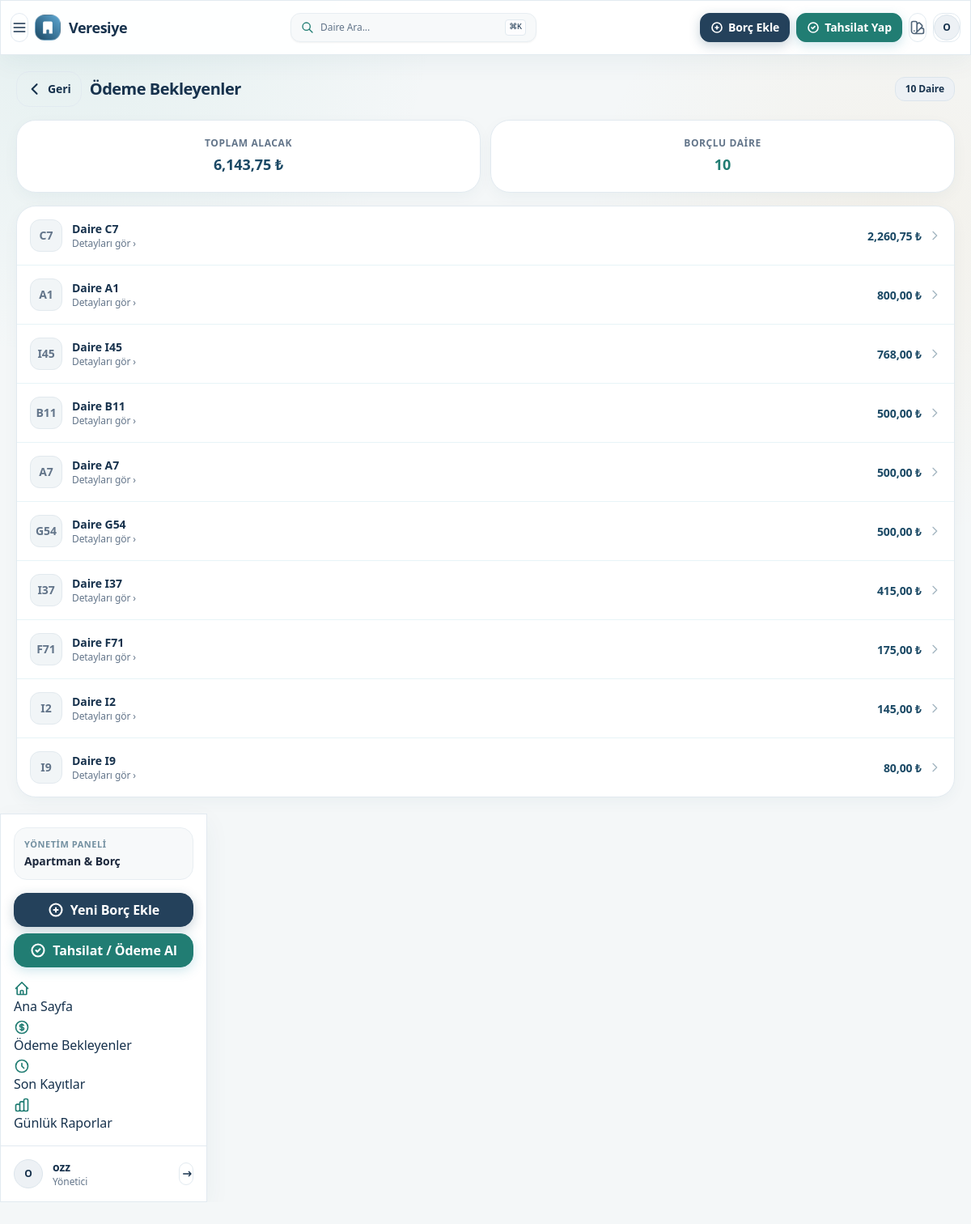
The page /payment_waiting/ (signed in) on the database its author committed.
### main/models.py (models this page shows, shortened)
class Apartment(models.Model):
    number = models.CharField(max_length=3)
    name = models.CharField(max_length=100, blank=True, null=True)
    phone = models.CharField(max_length=20, blank=True, null=True)

### main/views.py (the view)
# urls.py: path('payment_waiting/', views.payment_waiting, name='payment_waiting'),
@login_required
def payment_waiting(request):
    apartments = Apartment.objects.annotate(
        calc_balance=Coalesce(
            Sum('transactions__amount', filter=Q(transactions__is_debt=True, transactions__active=True)),
            Value(0, output_field=DecimalField())
        ) - Coalesce(
            Sum('transactions__amount', filter=Q(transactions__is_debt=False, transactions__active=True)),
            Value(0, output_field=DecimalField())
        )
    ).filter(calc_balance__gt=0).order_by('-calc_balance')
    total_debt = apartments.aggregate(total_debt=Coalesce(Sum('calc_balance'), Value(0, output_field=DecimalField())))['total_debt']
    total_count = apartments.count()
    context = {
        'apartments': apartments,
        'total_debt': total_debt,
        'total_count': total_count,
    }
    return render(request, 'payment_waiting.html', context)

### main/templates/payment_waiting.html (shortened to what this page needs)
{% extends 'base.html' %}
{% load humanize %}
{% block content %}
<div class="ui-max-w-7xl ui-mx-auto ui-space-y-4 ui-sm-space-y-6">
    <div class="ui-flex ui-items-center ui-justify-between ui-gap-3">
        <div class="ui-flex ui-items-center ui-gap-2-5">
            <button onclick="window.history.length > 1 ? window.history.back() : window.location.href='/'"
                    class="btn btn-ghost btn-sm ui-sm-btn-md ui-gap-1-5 ui-px-3 ui-rounded-2xl app-touch-active ui-text-1b4965">
                <svg xmlns="http://www.w3.org/2000/svg" class="ui-h-5 ui-w-5" fill="none" viewBox="0 0 24 24" stroke="currentColor">
                    <path stroke-linecap="round" stroke-linejoin="round" stroke-width="2.5" d="M15 19l-7-7 7-7" />
                </svg>
                <span class="ui-font-bold ui-text-sm">Geri</span>
            </button>
            <h1 class="ui-text-xl ui-sm-text-2xl ui-font-black ui-tracking-tight ui-text-1b4965">Ödeme Bekleyenler</h1>
        </div>
        <div class="badge badge-debt ui-font-black ui-px-3 ui-py-1-5 ui-rounded-xl">
            {{ total_count }} Daire
        </div>
    </div>
    <div class="ui-grid ui-grid-cols-2 ui-gap-3">
        <div class="glass-card ui-rounded-3xl ui-border ui-border-62b6cb-20 ui-shadow-xs">
            <div class="card-body ui-p-3-5 ui-sm-p-5 ui-text-center">
                <div class="ui-text-xs ui-uppercase ui-font-bold ui-text-1b4965-70 ui-tracking-wider">Toplam Alacak</div>
                <div class="ui-text-lg ui-sm-text-2xl ui-md-text-3xl ui-font-black text-debt ui-mt-1">
                    {{ total_debt|floatformat:2|intcomma }} ₺
                </div>
            </div>
        </div>
        <div class="glass-card ui-rounded-3xl ui-border ui-border-62b6cb-20 ui-shadow-xs">
            <div class="card-body ui-p-3-5 ui-sm-p-5 ui-text-center">
                <div class="ui-text-xs ui-uppercase ui-font-bold ui-text-1b4965-70 ui-tracking-wider">Borçlu Daire</div>
                <div class="ui-text-lg ui-sm-text-2xl ui-md-text-3xl ui-font-black ui-text-2d7587 ui-mt-1">
                    {{ total_count }}
                </div>
            </div>
        </div>
    </div>
    <div class="glass-card ui-rounded-3xl ui-border ui-border-62b6cb-20 ui-shadow-xs ui-overflow-hidden">
        <div class="card-body ui-p-0">
            <div class="ui-divide-y ui-divide-62b6cb-15">
                {% for account in apartments %}
                <div class="ui-flex ui-items-center ui-justify-between ui-p-3-5 ui-sm-p-4 ui-hover-bg-white-70 ui-active-bg-white-90 ui-cursor-pointer ui-transition-colors app-touch-active"
                     onclick="window.location.href='{% url 'main:apartment_detail' account.number %}';">
                    <div class="ui-flex ui-items-center ui-gap-3">
                        <div class="ui-w-10 ui-h-10 ui-rounded-xl badge-sky ui-text-1b4965 ui-flex ui-items-center ui-justify-center ui-font-black ui-text-sm">
                            {{ account.number }}
                        </div>
                        <div>
                            <div class="ui-font-bold ui-text-sm ui-sm-text-base ui-text-1b4965">Daire {{ account.number }}</div>
                            <div class="ui-text-xs ui-text-1b4965-60">Detayları gör &rsaquo;</div>
                        </div>
                    </div>
                    <div class="ui-flex ui-items-center ui-gap-2">
                        <div class="ui-text-right">
                            <span class="ui-text-sm ui-sm-text-base ui-font-black text-debt">
                                {{ account.calc_balance|floatformat:2|intcomma }} ₺
                            </span>
                        </div>
                        <svg xmlns="http://www.w3.org/2000/svg" class="ui-h-4 ui-w-4 ui-text-1b4965-40" fill="none" viewBox="0 0 24 24" stroke="currentColor">
                            <path stroke-linecap="round" stroke-linejoin="round" stroke-width="2" d="M9 5l7 7-7 7" />
                        </svg>
                    </div>
                </div>
                {% empty %}
                <div class="ui-p-8 ui-text-center ui-text-1b4965-60">
                    <p class="ui-font-medium ui-text-sm">Ödeme bekleyen daire bulunmamaktadır.</p>
                </div>
                {% endfor %}
            </div>
        </div>
    </div>
</div>
{% endblock %}

### main/templates/base.html (shortened to what this page needs)
{% load static %}
<!DOCTYPE html>
<html lang="tr" class="ui-overflow-x-hidden" data-theme="light">
<head>
  <link rel="stylesheet" href="{% static 'css/output.css' %}" />
</head>
<body class="ui-w-full ui-min-h-screen app-bg-light ui-text-slate-800 ui-overflow-x-hidden ui-select-none ui-pb-24 ui-md-pb-6 ui-relative" hx-boost="true">
  <div id="toast-container" class="toast toast-top toast-end ui-z-50 ui-pointer-events-none ui-p-3 ui-sm-p-4"></div>
  <div class="ui-min-h-screen ui-overflow-x-hidden ui-w-full ui-flex ui-flex-col">
    <header class="ui-sticky ui-top-0 ui-z-30 navbar glass-panel ui-w-full ui-max-w-full ui-px-3 ui-md-px-5 pt-safe ui-transition-all ui-border-b ui-border-62b6cb-20 ui-shadow-xs">
      <div class="ui-flex ui-items-center ui-gap-2">
        <label for="app-drawer" class="btn btn-ghost btn-sm btn-circle ui-hidden ui-lg-flex" aria-label="Menüyü aç">
          <svg xmlns="http://www.w3.org/2000/svg" class="ui-h-5 ui-w-5 ui-text-1b4965" fill="none" viewBox="0 0 24 24" stroke="currentColor">
            <path stroke-linecap="round" stroke-linejoin="round" stroke-width="2" d="M4 6h16M4 12h16M4 18h16" />
          </svg>
        </label>
        <a class="ui-flex ui-items-center ui-gap-2-5 ui-font-bold ui-tracking-tight ui-text-lg ui-md-text-xl ui-text-1b4965 app-touch-active" href="/">
          <div class="ui-w-8 ui-h-8 ui-rounded-xl ui-bg-gradient-to-tr ui-from-1b4965 ui-to-5fa8d3 ui-backdrop-blur-md ui-flex ui-items-center ui-justify-center ui-text-white ui-shadow-xs ui-border ui-border-white-20">
            <svg xmlns="http://www.w3.org/2000/svg" class="ui-h-5 ui-w-5" viewBox="0 0 24 24" fill="currentColor">
              <path d="M19 21V5a2 2 0 00-2-2H7a2 2 0 00-2 2v16m14 0h2m-2 0h-5m-9 0H3m2 0h5M9 7h1m-1 4h1m4-4h1m-1 4h1m-5 10v-5a1 1 0 011-1h2a1 1 0 011 1v5m-4 0h4" />
            </svg>
          </div>
          <span class="ui-font-black ui-text-1b4965">Veresiye</span>
        </a>
      </div>
      <div class="ui-flex-1 ui-max-w-xs ui-mx-auto ui-px-2">
        <button onclick="openQuickSearch()"
                class="btn btn-sm btn-ghost glass-card-subtle ui-hover-bg-white ui-w-full ui-justify-between ui-rounded-xl ui-px-3 ui-border ui-border-62b6cb-25 ui-font-normal ui-text-xs ui-text-1b4965-70 ui-shadow-xs app-touch-active">
          <span class="ui-flex ui-items-center ui-gap-2">
            <svg xmlns="http://www.w3.org/2000/svg" class="ui-h-4 ui-w-4 ui-text-5fa8d3" fill="none" viewBox="0 0 24 24" stroke="currentColor">
              <path stroke-linecap="round" stroke-linejoin="round" stroke-width="2" d="M21 21l-6-6m2-5a7 7 0 11-14 0 7 7 0 0114 0z" />
            </svg>
            <span class="ui-truncate">Daire Ara...</span>
          </span>
          <kbd class="kbd kbd-xs ui-hidden ui-sm-inline-block ui-border ui-border-62b6cb-30 ui-bg-white-70 ui-text-1b4965">⌘K</kbd>
        </button>
      </div>
      <div class="ui-flex-none ui-flex ui-items-center ui-gap-1-5 ui-sm-gap-2">
        <div class="ui-hidden ui-sm-flex ui-items-center ui-gap-2">
          <button onclick="openWizard('debt')" class="btn btn-debt btn-sm ui-rounded-xl ui-font-bold ui-gap-1-5 ui-shadow-xs app-touch-active">
            <svg xmlns="http://www.w3.org/2000/svg" class="ui-h-4 ui-w-4" fill="none" viewBox="0 0 24 24" stroke="currentColor">
              <path stroke-linecap="round" stroke-linejoin="round" stroke-width="2.5" d="M12 9v3m0 0v3m0-3h3m-3 0H9m12 0a9 9 0 11-18 0 9 9 0 0118 0z" />
            </svg>
            <span>Borç Ekle</span>
          </button>
          <button onclick="openWizard('payment')" class="btn btn-payment btn-sm ui-rounded-xl ui-font-bold ui-gap-1-5 ui-shadow-xs app-touch-active">
            <svg xmlns="http://www.w3.org/2000/svg" class="ui-h-4 ui-w-4" fill="none" viewBox="0 0 24 24" stroke="currentColor">
              <path stroke-linecap="round" stroke-linejoin="round" stroke-width="2.5" d="M9 12l2 2 4-4m6 2a9 9 0 11-18 0 9 9 0 0118 0z" />
            </svg>
            <span>Tahsilat Yap</span>
          </button>
        </div>
        <div class="dropdown dropdown-end">
          <label tabindex="0" class="btn btn-ghost btn-sm btn-circle ui-text-1b4965" aria-label="Tema Değiştir">
          </label>
        </div>
        <div class="dropdown dropdown-end">
          <label tabindex="0" class="btn btn-ghost btn-circle btn-sm avatar placeholder">
            <div class="badge-debt ui-rounded-full ui-w-8 ui-h-8 ui-flex ui-items-center ui-justify-center ui-font-bold ui-text-xs ui-border ui-border-1b4965-25">
              {{ request.user.username|default:"U"|slice:":1"|upper }}
            </div>
          </label>
        </div>
      </div>
    </header>
    <div class="drawer ui-lg-drawer-open ui-flex-1">
      <div class="drawer-content ui-flex ui-flex-col ui-w-full ui-overflow-x-hidden">
        <main id="main-content" class="ui-w-full ui-max-w-7xl ui-mx-auto ui-p-3 ui-sm-p-5 ui-lg-p-6 ui-overflow-x-hidden ui-flex-1">
          {% block content %}{% endblock %}
        </main>
      </div>
      <div class="drawer-side ui-z-40 ui-hidden ui-lg-block">
        <aside class="ui-w-64 glass-panel ui-min-h-full ui-border-r ui-border-base-content-10 ui-flex ui-flex-col ui-justify-between">
          <div class="ui-p-4 ui-space-y-4">
            <div class="ui-px-3 ui-py-3 ui-rounded-2xl glass-card-subtle ui-border ui-border-base-content-10">
              <p class="ui-text-11px ui-font-bold ui-uppercase ui-tracking-wider ui-text-base-content-60">Yönetim Paneli</p>
              <p class="ui-text-sm ui-font-bold ui-mt-0-5">Apartman & Borç</p>
            </div>
            <div class="ui-space-y-2">
              <button onclick="openWizard('debt')" class="btn btn-debt ui-w-full ui-rounded-2xl ui-gap-2 ui-font-bold ui-shadow-xs app-touch-active">
                <svg xmlns="http://www.w3.org/2000/svg" class="ui-h-5 ui-w-5" fill="none" viewBox="0 0 24 24" stroke="currentColor">
                  <path stroke-linecap="round" stroke-linejoin="round" stroke-width="2.5" d="M12 9v3m0 0v3m0-3h3m-3 0H9m12 0a9 9 0 11-18 0 9 9 0 0118 0z" />
                </svg>
                Yeni Borç Ekle
              </button>
              <button onclick="openWizard('payment')" class="btn btn-payment ui-w-full ui-rounded-2xl ui-gap-2 ui-font-bold ui-shadow-xs app-touch-active">
                <svg xmlns="http://www.w3.org/2000/svg" class="ui-h-5 ui-w-5" fill="none" viewBox="0 0 24 24" stroke="currentColor">
                  <path stroke-linecap="round" stroke-linejoin="round" stroke-width="2.5" d="M9 12l2 2 4-4m6 2a9 9 0 11-18 0 9 9 0 0118 0z" />
                </svg>
                Tahsilat / Ödeme Al
              </button>
            </div>
            <ul class="menu menu-md ui-gap-1 ui-p-0 ui-text-1b4965">
              <li>
                <a href="/" class="ui-rounded-xl ui-transition-all {% if request.path == '/' %}ui-bg-5fa8d3-20 ui-text-1b4965 ui-font-bold ui-border ui-border-5fa8d3-30{% else %}ui-hover-bg-cae9ff-40{% endif %}">
                  Ana Sayfa
                </a>
              </li>
              <li>
                <a href="/payment_waiting/" class="ui-rounded-xl ui-transition-all {% if payment_waiting in request.path %}ui-bg-5fa8d3-20 ui-text-1b4965 ui-font-bold ui-border ui-border-5fa8d3-30{% else %}ui-hover-bg-cae9ff-40{% endif %}">
                  Ödeme Bekleyenler
                </a>
              </li>
              <li>
                <a href="/last_transactions/" class="ui-rounded-xl ui-transition-all {% if last_transactions in request.path %}ui-bg-5fa8d3-20 ui-text-1b4965 ui-font-bold ui-border ui-border-5fa8d3-30{% else %}ui-hover-bg-cae9ff-40{% endif %}">
                  <svg xmlns="http://www.w3.org/2000/svg" class="ui-h-5 ui-w-5 ui-text-5fa8d3" fill="none" viewBox="0 0 24 24" stroke="currentColor">
                    <path stroke-linecap="round" stroke-linejoin="round" stroke-width="2" d="M12 8v4l3 3m6-3a9 9 0 11-18 0 9 9 0 0118 0z" />
                  </svg>
                  Son Kayıtlar
                </a>
              </li>
              <li>
                <a href="/reports/" class="ui-rounded-xl ui-transition-all {% if reports in request.path %}ui-bg-5fa8d3-20 ui-text-1b4965 ui-font-bold ui-border ui-border-5fa8d3-30{% else %}ui-hover-bg-cae9ff-40{% endif %}">
                  Günlük Raporlar
                </a>
              </li>
            </ul>
          </div>
          <div class="ui-p-4 ui-border-t ui-border-62b6cb-20">
            <div class="ui-flex ui-items-center ui-gap-3">
              <div class="ui-w-9 ui-h-9 ui-rounded-full badge-debt ui-flex ui-items-center ui-justify-center ui-font-bold ui-text-xs">
                {{ request.user.username|slice:":1"|upper }}
              </div>
              <div class="ui-flex-1 ui-min-w-0">
                <p class="ui-text-sm ui-font-semibold ui-truncate ui-text-1b4965">{{ request.user.username }}</p>
                <p class="ui-text-xs ui-text-1b4965-60">Yönetici</p>
              </div>
              <a href="{% url 'main:logout' %}" class="btn btn-ghost btn-xs btn-square ui-text-1b4965 ui-hover-bg-1b4965-10" title="Çıkış">
                <svg xmlns="http://www.w3.org/2000/svg" class="ui-h-4 ui-w-4" fill="none" viewBox="0 0 24 24" stroke="currentColor">
                  <path stroke-linecap="round" stroke-linejoin="round" stroke-width="2" d="M17 16l4-4m0 0l-4-4m4 4H7" />
                </svg>
              </a>
            </div>
          </div>
        </aside>
      </div>
    </div>
  </div>
</body>
</html>

### rows shown on the page
Apartment: number "C7", calc_balance "2,260,75"
Apartment: number "A1", calc_balance "800,00"
Apartment: number "I45", calc_balance "768,00"
Apartment: number "B11", calc_balance "500,00"
Apartment: number "A7", calc_balance "500,00"
Apartment: number "G54", calc_balance "500,00"
Apartment: number "I37", calc_balance "415,00"
Apartment: number "F71", calc_balance "175,00"
Apartment: number "I2", calc_balance "145,00"
Apartment: number "I9", calc_balance "80,00"

### other values the page prints
{{ request.user.username|default:"U"|slice:":1"|upper }} "O"
{{ total_count }} "10"
{{ total_debt|floatformat:2|intcomma }} "6,143,75"
{{ request.user.username|slice:":1"|upper }} "O"
{{ request.user.username }} "ozz"
